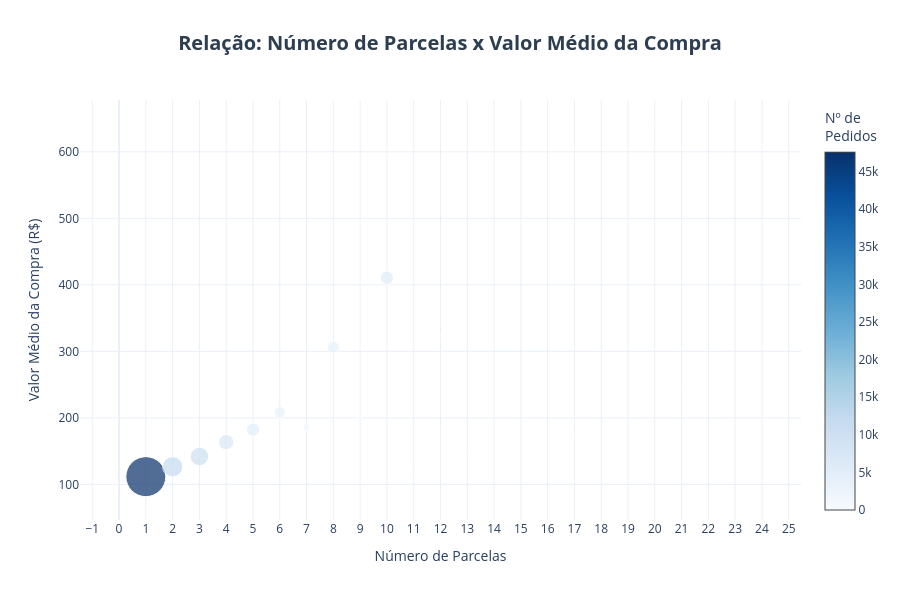

The notebook cell this image was saved under:
### Markdown cell above
---

## Gráfico 4: Parcelas x Valor Médio

### Code cell
# ============================================================================
# GRÁFICO DE PARCELAS X VALOR MEDIO - SCATTER
# ============================================================================

# Agrupar por número de parcelas
df_parcelamento = df_receita_entregue.groupby('payment_installments').agg({
    'payment_value': ['sum', 'mean', 'count'],
    'order_id': 'nunique'
}).reset_index()

# Simplificar nomes das colunas
df_parcelamento.columns = ['num_parcelas', 'receita_total', 'valor_medio', 'num_transacoes', 'num_pedidos']

# Calcular percentual de pedidos
df_parcelamento['percentual_pedidos'] = (df_parcelamento['num_pedidos'] / df_parcelamento['num_pedidos'].sum()) * 100

# Ordenar por número de parcelas
df_parcelamento = df_parcelamento.sort_values('num_parcelas')

# Criar figura
fig = go.Figure()

# Adicionar scatter plot
fig.add_trace(go.Scatter(
    x=df_parcelamento['num_parcelas'],
    y=df_parcelamento['valor_medio'],
    mode='markers',  # Apenas marcadores (sem linha)
    marker=dict(
        size=df_parcelamento['num_pedidos'],  # Tamanho da bolha = nº de pedidos
        sizemode='area',
        sizeref=2.*max(df_parcelamento['num_pedidos'])/(40.**2),  # Escala do tamanho
        color=df_parcelamento['num_pedidos'],  # Cor baseada no nº de pedidos
        colorscale='Blues',  # Escala de azul
        showscale=True,  # Mostrar barra de cores
        colorbar=dict(title="Nº de<br>Pedidos"),
        line=dict(width=1, color='white')  # Borda branca nas bolhas
    ),
    
    # Tooltip personalizado
    customdata=df_parcelamento[['num_pedidos', 'receita_total', 'percentual_pedidos']],
    hovertemplate=(
        '<b>%{x}x Parcelas</b><br>' +
        'Valor Médio: R$ %{y:,.2f}<br>' +
        'Pedidos: %{customdata[0]:,} (%{customdata[2]:.1f}%)<br>' +
        'Receita Total: R$ %{customdata[1]:,.2f}' +
        '<extra></extra>'
    ),
    name=''
))

# Configurar layout
fig.update_layout(
    title={
        'text': '<b>Relação: Número de Parcelas x Valor Médio da Compra</b>',
        'x': 0.5,
        'xanchor': 'center',
        'font': {'size': 20, 'color': '#2c3e50'}
    },
    xaxis_title='Número de Parcelas',
    yaxis_title='Valor Médio da Compra (R$)',
    template='plotly_white',
    height=600,
    showlegend=False,
    
    # Customizar tooltip
    hoverlabel=dict(
        bgcolor="white",
        font_size=14,
        font_color="black",
        bordercolor="#cccccc"
    )
)

# Ajustar eixo X para mostrar apenas números inteiros
fig.update_xaxes(dtick=1)  # Incremento de 1 em 1

# Mostrar
fig.show()


# Salvar o gráfico como HTML
caminho_grafico = FIGURES_PATH / "parcela_versus_valor_medio.html"
fig.write_html(caminho_grafico)

print(f"Gráfico salvo em: {caminho_grafico}")
print()

### Figure 1 — Plotly figure (JSON) as saved in the notebook; plotly's stock layout.template omitted (floating-point values rounded to 4 significant figures)
{"data": [{"customdata": [[2, 188.6, 0.002055], [47586, 5688000.0, 48.89], [12052, 1529000.0, 12.38], [10147, 1443000.0, 10.43], [6882, 1128000.0, 7.071], [5090, 928800.0, 5.23], [3800, 793300.0, 3.904], [1560, 290600.0, 1.603], [4122, 1267000.0, 4.235], [618, 122300.0, 0.635], [5137, 2114000.0, 5.278], [22, 2763.0, 0.0226], [128, 41520.0, 0.1315], [15, 2277.0, 0.01541], [14, 2371.0, 0.01438], [72, 31040.0, 0.07398], [5, 1463.0, 0.005137], [7, 1222.0, 0.007192], [27, 13140.0, 0.02774], [16, 10270.0, 0.01644], [3, 731.1, 0.003082], [1, 228.7, 0.001027], [1, 236.5, 0.001027], [18, 10980.0, 0.01849]], "hovertemplate": "<b>%{x}x Parcelas</b><br>Valor Médio: R$ %{y:,.2f}<br>Pedidos: %{customdata[0]:,} (%{customdata[2]:.1f}%)<br>Receita Total: R$ %{customdata[1]:,.2f}<extra></extra>", "marker": {"color": [2, 47586, 12052, 10147, 6882, 5090, 3800, 1560, 4122, 618, 5137, 22, 128, 15, 14, 72, 5, 7, 27, 16, 3, 1, 1, 18], "colorbar": {"title": {"text": "Nº de<br>Pedidos"}}, "colorscale": [[0, "rgb(247,251,255)"], [0.125, "rgb(222,235,247)"], [0.25, "rgb(198,219,239)"], [0.375, "rgb(158,202,225)"], [0.5, "rgb(107,174,214)"], [0.625, "rgb(66,146,198)"], [0.75, "rgb(33,113,181)"], [0.875, "rgb(8,81,156)"], [1, "rgb(8,48,107)"]], "line": {"color": "white", "width": 1}, "showscale": true, "size": [2, 47586, 12052, 10147, 6882, 5090, 3800, 1560, 4122, 618, 5137, 22, 128, 15, 14, 72, 5, 7, 27, 16, 3, 1, 1, 18], "sizemode": "area", "sizeref": 59.48}, "mode": "markers", "name": "", "type": "scatter", "x": [0, 1, 2, 3, 4, 5, 6, 7, 8, 9, 10, 11, 12, 13, 14, 15, 16, 17, 18, 20, 21, 22, 23, 24], "y": [94.31, 111.7, 126.6, 142.0, 163.6, 182.3, 208.5, 186.0, 306.3, 198.0, 410.5, 125.6, 324.4, 151.8, 169.4, 431.1, 292.7, 174.5, 486.5, 641.8, 243.7, 228.7, 236.5, 610.0]}], "layout": {"height": 600, "hoverlabel": {"bgcolor": "white", "bordercolor": "#cccccc", "font": {"color": "black", "size": 14}}, "showlegend": false, "title": {"font": {"color": "#2c3e50", "size": 20}, "text": "<b>Relação: Número de Parcelas x Valor Médio da Compra</b>", "x": 0.5, "xanchor": "center"}, "xaxis": {"dtick": 1, "title": {"text": "Número de Parcelas"}}, "yaxis": {"title": {"text": "Valor Médio da Compra (R$)"}}}}
